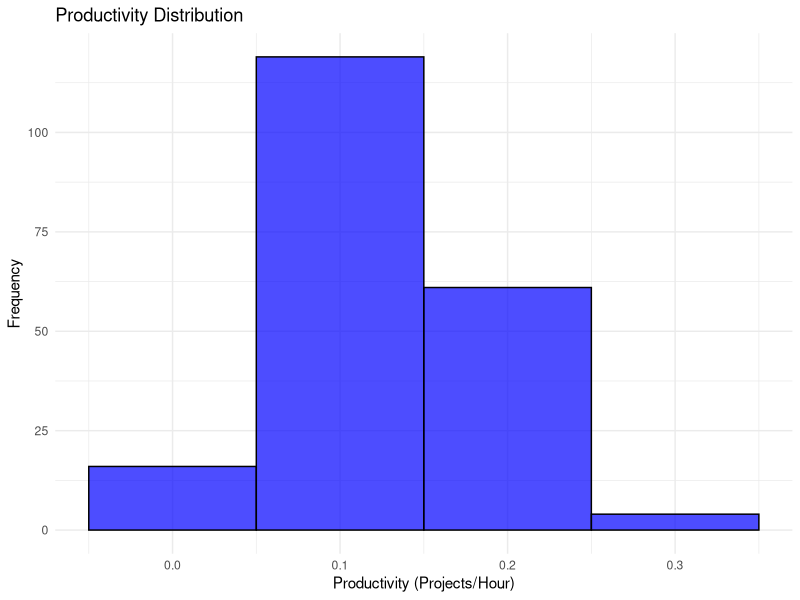
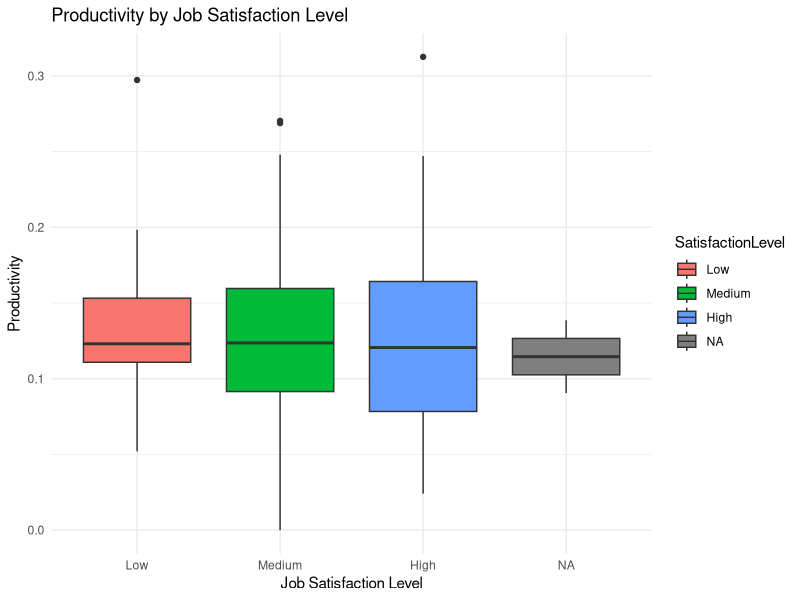
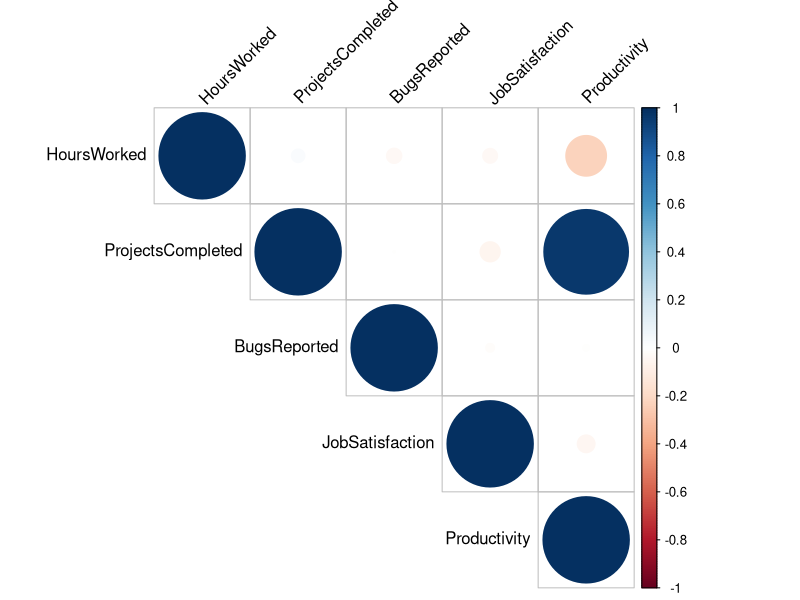
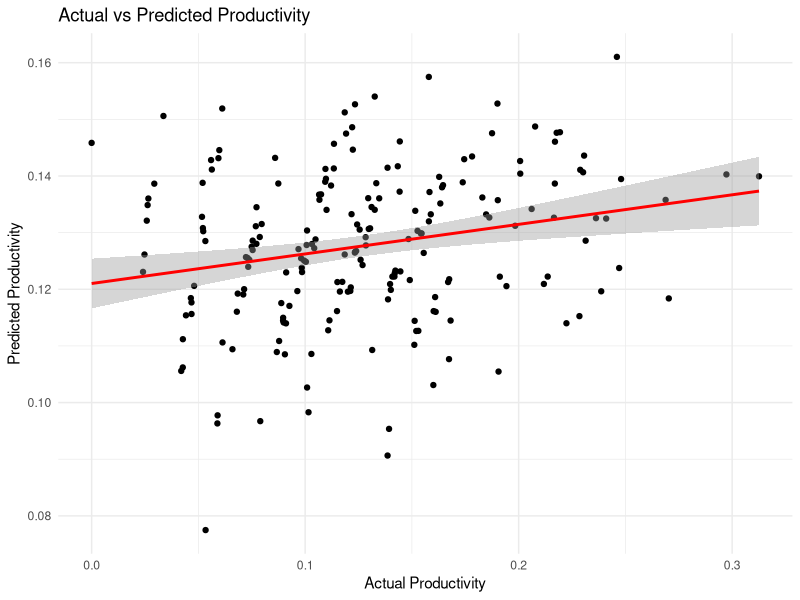
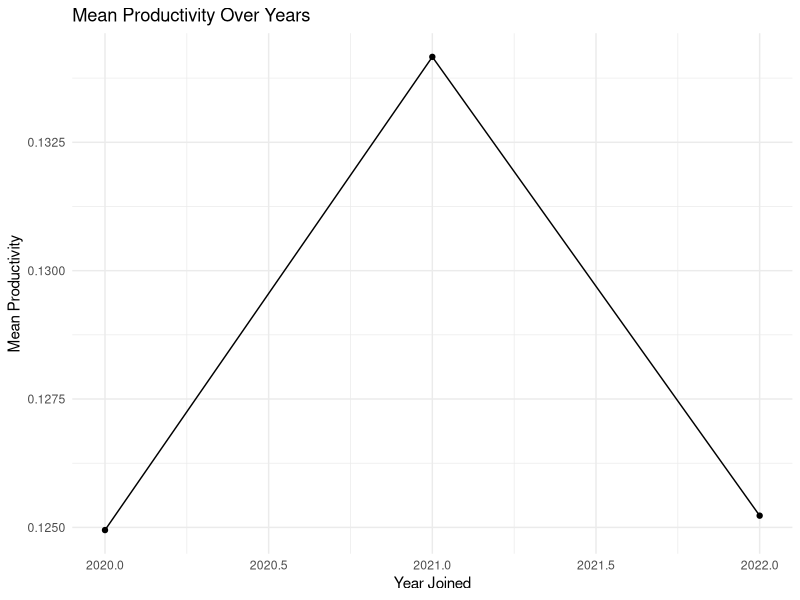
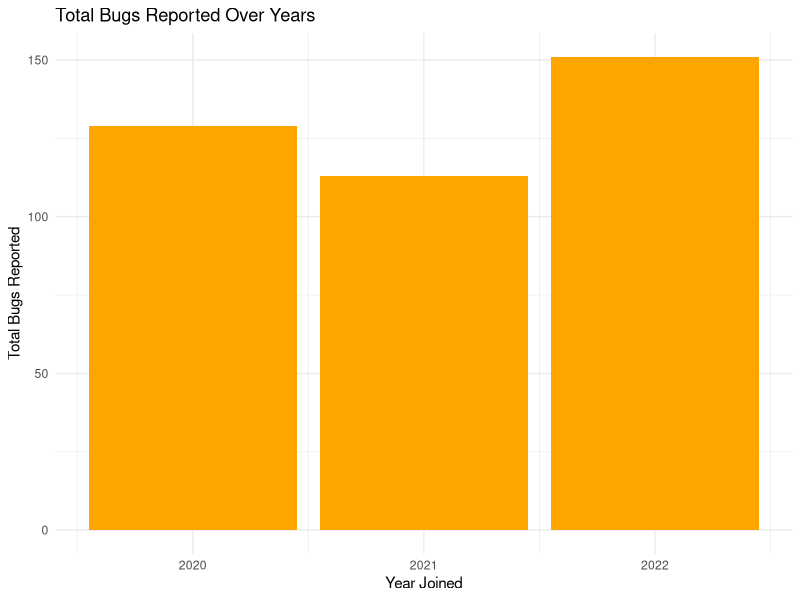
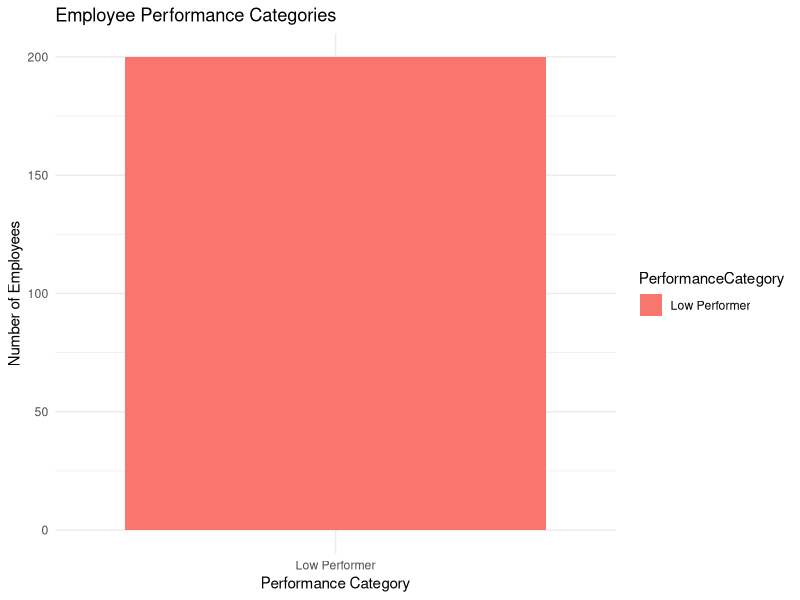

Generate these figures, in order, with R: (Note: this script raises an error after producing the figures.)
# Load necessary libraries
library(dplyr)
library(ggplot2)
library(corrplot)
library(lubridate)
library(tidyr)
library(broom)
library(gridExtra)
library(scales)

# Simulate a dataset for IT industry productivity analysis
set.seed(123)
n <- 200  # Number of employees
data <- data.frame(
  EmployeeID = 1:n,
  HoursWorked = rnorm(n, mean = 40, sd = 5),  # Weekly hours worked
  ProjectsCompleted = rpois(n, lambda = 5),  # Projects completed
  BugsReported = rpois(n, lambda = 2),  # Bugs reported
  JobSatisfaction = rnorm(n, mean = 7, sd = 1.5),  # Job satisfaction rating (1-10)
  DateJoined = sample(seq(as.Date('2020/01/01'), as.Date('2023/01/01'), by="day"), n, replace = TRUE)
)

# Calculate productivity as Projects Completed per Hour Worked
data <- data %>%
  mutate(Productivity = ProjectsCompleted / HoursWorked)

# Summary statistics
summary_stats <- data %>%
  summarise(
    MeanProductivity = mean(Productivity),
    MedianProductivity = median(Productivity),
    SDProductivity = sd(Productivity),
    MeanSatisfaction = mean(JobSatisfaction),
    TotalProjects = sum(ProjectsCompleted),
    TotalBugs = sum(BugsReported)
  )

print(summary_stats)

# Visualize productivity distribution
ggplot(data, aes(x = Productivity)) +
  geom_histogram(binwidth = 0.1, fill = "blue", color = "black", alpha = 0.7) +
  labs(title = "Productivity Distribution", x = "Productivity (Projects/Hour)", y = "Frequency") +
  theme_minimal()

# Boxplot of productivity by job satisfaction
data$SatisfactionLevel <- cut(data$JobSatisfaction, breaks = c(1, 5, 7, 10), 
                              labels = c("Low", "Medium", "High"))
ggplot(data, aes(x = SatisfactionLevel, y = Productivity, fill = SatisfactionLevel)) +
  geom_boxplot() +
  labs(title = "Productivity by Job Satisfaction Level", x = "Job Satisfaction Level", y = "Productivity") +
  theme_minimal()

# Correlation matrix
cor_matrix <- cor(data %>% select(HoursWorked, ProjectsCompleted, BugsReported, JobSatisfaction, Productivity))
corrplot(cor_matrix, method = "circle", type = "upper", tl.col = "black", tl.srt = 45)

# Predictive modeling: Linear regression to predict productivity
model <- lm(Productivity ~ HoursWorked + JobSatisfaction, data = data)
summary(model)

# Predictions
data$PredictedProductivity <- predict(model, newdata = data)

# Visualize actual vs predicted productivity
ggplot(data, aes(x = Productivity, y = PredictedProductivity)) +
  geom_point() +
  geom_smooth(method = "lm", color = "red") +
  labs(title = "Actual vs Predicted Productivity", x = "Actual Productivity", y = "Predicted Productivity") +
  theme_minimal()

# Analyze productivity over time
data$YearJoined <- year(data$DateJoined)
productivity_by_year <- data %>%
  group_by(YearJoined) %>%
  summarise(MeanProductivity = mean(Productivity), 
            TotalEmployees = n())

ggplot(productivity_by_year, aes(x = YearJoined, y = MeanProductivity)) +
  geom_line() +
  geom_point() +
  labs(title = "Mean Productivity Over Years", x = "Year Joined", y = "Mean Productivity") +
  theme_minimal()

# Analyze bugs reported over time
bugs_by_year <- data %>%
  group_by(YearJoined) %>%
  summarise(TotalBugsReported = sum(BugsReported))

ggplot(bugs_by_year, aes(x = YearJoined, y = TotalBugsReported)) +
  geom_bar(stat = "identity", fill = "orange") +
  labs(title = "Total Bugs Reported Over Years", x = "Year Joined", y = "Total Bugs Reported") +
  theme_minimal()

# Employee performance categorization
data <- data %>%
  mutate(PerformanceCategory = case_when(
    Productivity > 1.5 ~ "High Performer",
    Productivity >= 1 ~ "Average Performer",
    TRUE ~ "Low Performer"
  ))

# Count of employees in each performance category
performance_count <- data %>%
  group_by(PerformanceCategory) %>%
  summarise(Count = n())

ggplot(performance_count, aes(x = PerformanceCategory, y = Count, fill = PerformanceCategory)) +
  geom_bar(stat = "identity") +
  labs(title = "Employee Performance Categories", x = "Performance Category", y = "Number of Employees") +
  theme_minimal()

# Conduct t-test to compare productivity between High and Low Performers
high_performers <- data %>% filter(PerformanceCategory == "High Performer")
low_performers <- data %>% filter(PerformanceCategory == "Low Performer")

t_test_result <- t.test(high_performers$Productivity, low_performers$Productivity)
print(t_test_result)

# Create a detailed summary of performance categories
performance_summary <- data %>%
  group_by(PerformanceCategory) %>%
  summarise(
    MeanProductivity = mean(Productivity),
    MedianProductivity = median(Productivity),
    SDProductivity = sd(Productivity),
    MeanSatisfaction = mean(JobSatisfaction),
    TotalProjects = sum(ProjectsCompleted),
    TotalBugs = sum(BugsReported),
    .groups = 'drop'
  )

print(performance_summary)

# Visualize productivity by performance category
ggplot(data, aes(x = PerformanceCategory, y = Productivity, fill = PerformanceCategory)) +
  geom_boxplot() +
  labs(title = "Productivity Distribution by Performance Category", x = "Performance Category", y = "Productivity") +
  theme_minimal()

# Visualize job satisfaction by performance category
ggplot(data, aes(x = PerformanceCategory, y = JobSatisfaction, fill = PerformanceCategory)) +
  geom_boxplot() +
  labs(title = "Job Satisfaction by Performance Category", x = "Performance Category", y = "Job Satisfaction") +
  theme_minimal()

# Create a scatter plot for hours worked vs productivity
ggplot(data, aes(x = HoursWorked, y = Productivity)) +
  geom_point(aes(color = PerformanceCategory), alpha = 0.6) +
  geom_smooth(method = "lm", se = FALSE, color = "black") +
  labs(title = "Hours Worked vs Productivity", x = "Hours Worked", y = "Productivity") +
  theme_minimal()

# Create a scatter plot for bugs reported vs productivity
ggplot(data, aes(x = BugsReported, y = Productivity)) +
  geom_point(aes(color = PerformanceCategory), alpha = 0.6) +
  geom_smooth(method = "lm", se = FALSE, color = "black") +
  labs(title = "Bugs Reported vs Productivity", x = "Bugs Reported", y = "Productivity") +
  theme_minimal()

# Create a density plot for productivity
ggplot(data, aes(x = Productivity, fill = PerformanceCategory)) +
  geom_density(alpha = 0.5) +
  labs(title = "Density Plot of Productivity by Performance Category", x = "Productivity", y = "Density") +
  theme_minimal()

# Create a bar chart for total projects completed by performance category
projects_by_category <- data %>%
  group_by(PerformanceCategory) %>%
  summarise(TotalProjects = sum(ProjectsCompleted))

ggplot(projects_by_category, aes(x = PerformanceCategory, y = TotalProjects, fill = PerformanceCategory)) +
  geom_bar(stat = "identity") +
  labs(title = "Total Projects Completed by Performance Category", x = "Performance Category", y = "Total Projects Completed") +
  theme_minimal()
